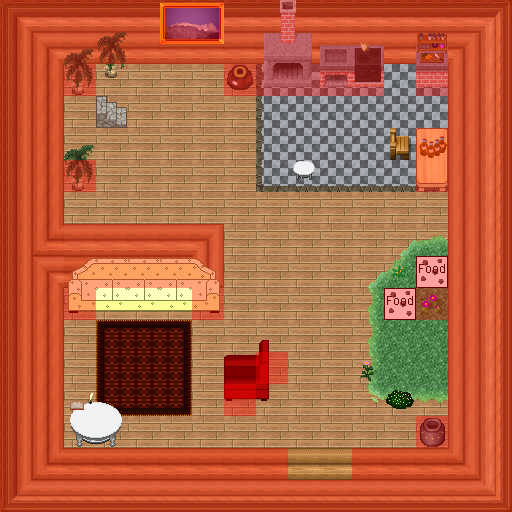

A 2D game scene composited from a Tiled map and its tileset images. What follows is a short description and the map's XML, with each tile layer's data collapsed to a summary:
An orthogonal 16x16 tile map with 32x32 px tiles, 7 tile layers (0_floor, 1_terrain, 2_object, 3_roof, ...), 1 hidden layer not drawn, 32 tilesets.

<map version="1.0" orientation="orthogonal" renderorder="right-down" width="16" height="16" tilewidth="32" tileheight="32" nextobjectid="1">
 <tileset firstgid="1" name="table 2" tilewidth="32" tileheight="32" tilecount="3" columns="1">
  <image source="../../tileset/furniture/table/long_front_on_pale.png" width="32" height="96" />
 </tileset>
 <tileset firstgid="4" name="black" tilewidth="32" tileheight="32" tilecount="4" columns="4">
  <image source="../../tileset/ground/ground_2.png" width="128" height="32" />
 </tileset>
 <tileset firstgid="8" name="chair" tilewidth="32" tileheight="32" tilecount="4" columns="2">
  <image source="../../tileset/furniture/chair/wooden_pale.png" width="64" height="64" />
 </tileset>
 <tileset firstgid="12" name="stairs" tilewidth="32" tileheight="32" tilecount="12" columns="2">
  <image source="../../tileset/building/stairs/stairs.png" width="64" height="192" />
 </tileset>
 <tileset firstgid="24" name="books" tilewidth="32" tileheight="32" tilecount="4" columns="2">
  <image source="../../tileset/item/documents/books.png" width="64" height="64" />
 </tileset>
 <tileset firstgid="28" name="grass" tilewidth="32" tileheight="32" tilecount="33" columns="3">
  <image source="../../tileset/ground/ground.png" width="96" height="352" />
 </tileset>
 <tileset firstgid="61" name="edge" tilewidth="32" tileheight="32" tilecount="15" columns="5">
  <image source="../../tileset/building/wall/bricked_edges.png" width="160" height="96" />
 </tileset>
 <tileset firstgid="76" name="plant2" tilewidth="32" tileheight="32" tilecount="12" columns="6">
  <image source="../../tileset/plant/indoor/pot_plant_1.png" width="192" height="64" />
 </tileset>
 <tileset firstgid="88" name="sheep food" tilewidth="32" tileheight="32" tilecount="1" columns="1">
  <image source="../../tileset/logic/item/sheepfood.png" width="32" height="32" />
 </tileset>
 <tileset firstgid="89" name="collision" tilewidth="32" tileheight="32" tilecount="1" columns="1">
  <image source="../../tileset/logic/collision.png" width="32" height="32" />
 </tileset>
 <tileset firstgid="90" name="table" tilewidth="32" tileheight="32" tilecount="9" columns="3">
  <image source="../../tileset/furniture/table/wooden_rectangular.png" width="96" height="96" />
 </tileset>
 <tileset firstgid="99" name="portals" tilewidth="32" tileheight="32" tilecount="16" columns="8">
  <image source="../../tileset/logic/portal.png" width="256" height="64" />
 </tileset>
 <tileset firstgid="115" name="drink1" tilewidth="32" tileheight="32" tilecount="16" columns="4">
  <image source="../../tileset/item/drink/bottles_and_cups.png" width="128" height="128" />
 </tileset>
 <tileset firstgid="131" name="square" tilewidth="32" tileheight="32" tilecount="1" columns="1">
  <image source="../../tileset/ground/square_paving.png" width="32" height="32" />
 </tileset>
 <tileset firstgid="132" name="paintings" tilewidth="32" tileheight="32" tilecount="16" columns="4">
  <image source="../../tileset/furniture/picture/oil_paintings.png" width="128" height="128" />
 </tileset>
 <tileset firstgid="148" name="flowers" tilewidth="32" tileheight="32" tilecount="72" columns="6">
  <image source="../../tileset/plant/flower/hothouse_flowers.png" width="192" height="384" />
 </tileset>
 <tileset firstgid="220" name="warmer" tilewidth="32" tileheight="32" tilecount="6" columns="2">
  <image source="../../tileset/furniture/kitchen/warmer_2.png" width="64" height="96" />
 </tileset>
 <tileset firstgid="226" name="kitchen" tilewidth="32" tileheight="32" tilecount="44" columns="4">
  <image source="../../tileset/furniture/kitchen/cabinets.png" width="128" height="352" />
 </tileset>
 <tileset firstgid="270" name="red rug" tilewidth="32" tileheight="32" tilecount="9" columns="3">
  <image source="../../tileset/furniture/carpet/dark_red.png" width="96" height="96" />
 </tileset>
 <tileset firstgid="279" name="grass edges" tilewidth="32" tileheight="32" tilecount="36" columns="12">
  <image source="../../tileset/ground/grass_edges.png" width="384" height="96" />
 </tileset>
 <tileset firstgid="315" name="sofa" tilewidth="32" tileheight="32" tilecount="6" columns="3">
  <image source="../../tileset/furniture/chair/sofa_cream.png" width="96" height="64" />
 </tileset>
 <tileset firstgid="321" name="wall" tilewidth="32" tileheight="32" tilecount="16" columns="4">
  <image source="../../tileset/building/wall/int_blue_green.png" width="128" height="128" />
 </tileset>
 <tileset firstgid="337" name="green blue" tilewidth="32" tileheight="32" tilecount="16" columns="4">
  <image source="../../tileset/building/wall/int_green_blue.png" width="128" height="128" />
 </tileset>
 <tileset firstgid="353" name="entrance" tilewidth="32" tileheight="32" tilecount="8" columns="2">
  <image source="../../tileset/building/entrance/blue_green.png" width="64" height="128" />
 </tileset>
 <tileset firstgid="361" name="armchair" tilewidth="32" tileheight="32" tilecount="28" columns="4">
  <image source="../../tileset/furniture/chair/armchair_red.png" width="128" height="224" />
 </tileset>
 <tileset firstgid="389" name="corners" tilewidth="32" tileheight="32" tilecount="24" columns="6">
  <image source="../../tileset/ground/grass_corners.png" width="192" height="128" />
 </tileset>
 <tileset firstgid="413" name="pot_on_metal" tilewidth="32" tileheight="32" tilecount="1" columns="1">
  <image source="../../tileset/item/pot/pot_on_metal.png" width="32" height="32" />
 </tileset>
 <tileset firstgid="414" name="pot_grey" tilewidth="32" tileheight="32" tilecount="1" columns="1">
  <image source="../../tileset/item/pot/pot_grey.png" width="32" height="32" />
 </tileset>
 <tileset firstgid="415" name="table/white" tilewidth="32" tileheight="32" tilecount="30" columns="6">
  <image source="../../tileset/furniture/table/white.png" width="192" height="160" />
 </tileset>
 <tileset firstgid="445" name="int_plazy" tilewidth="32" tileheight="32" tilecount="27" columns="3">
  <image source="../../tileset/pol/waly/int_plazy.png" width="96" height="288" />
 </tileset>
 <tileset firstgid="472" name="kafelki_rozne" tilewidth="32" tileheight="32" tilecount="80" columns="16">
  <image source="../../tileset/pol/domki/podloga/kafelki_rozne.png" width="512" height="160" />
 </tileset>
 <tileset firstgid="552" name="protection" tilewidth="32" tileheight="32" tilecount="2" columns="2">
  <image source="../../tileset/logic/protection.png" width="64" height="32" />
 </tileset>
 <layer name="0_floor" width="16" height="16">
  <data>[256 cells, 256 non-empty, 13 distinct tile ids]</data>
 </layer>
 <layer name="1_terrain" width="16" height="16">
  <data>[256 cells, 154 non-empty, 36 distinct tile ids]</data>
 </layer>
 <layer name="2_object" width="16" height="16">
  <data>[256 cells, 41 non-empty, 37 distinct tile ids]</data>
 </layer>
 <layer name="3_roof" width="16" height="16">
  <data>[256 cells, 5 non-empty, 5 distinct tile ids]</data>
 </layer>
 <layer name="4_roof_add" width="16" height="16">
  <data>[256 cells, 1 non-empty, 1 distinct tile ids]</data>
 </layer>
 <layer name="objects" width="16" height="16">
  <data>[256 cells, 2 non-empty, 1 distinct tile ids]</data>
 </layer>
 <layer name="collision" width="16" height="16" opacity="0.37">
  <data>[256 cells, 138 non-empty, 1 distinct tile ids]</data>
 </layer>
 <layer name="protection" width="16" height="16" visible="0">
  <data>[256 cells, 38 non-empty, 1 distinct tile ids]</data>
 </layer>
</map>
